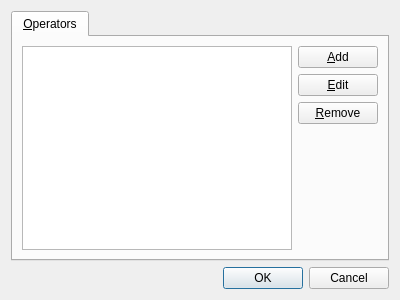
<?xml version="1.0" encoding="UTF-8"?>
<ui version="4.0">
 <author>Bernhard Arnold</author>
 <class>PreferencesDialog</class>
 <widget class="QDialog" name="PreferencesDialog">
  <property name="geometry">
   <rect>
    <x>0</x>
    <y>0</y>
    <width>400</width>
    <height>300</height>
   </rect>
  </property>
  <property name="windowTitle">
   <string>Preferences</string>
  </property>
  <property name="modal">
   <bool>true</bool>
  </property>
  <layout class="QGridLayout" name="gridLayout">
   <item row="0" column="0">
    <widget class="QTabWidget" name="tabWidget">
     <property name="currentIndex">
      <number>0</number>
     </property>
     <widget class="QWidget" name="operatorTab">
      <attribute name="title">
       <string>&amp;Operators</string>
      </attribute>
      <layout class="QGridLayout" name="gridLayout_2">
       <item row="0" column="0" rowspan="4">
        <widget class="QListWidget" name="operatorListWidget"/>
       </item>
       <item row="3" column="1">
        <spacer name="verticalSpacer">
         <property name="orientation">
          <enum>Qt::Vertical</enum>
         </property>
         <property name="sizeHint" stdset="0">
          <size>
           <width>20</width>
           <height>103</height>
          </size>
         </property>
        </spacer>
       </item>
       <item row="0" column="1">
        <widget class="QPushButton" name="addOperatorPushButton">
         <property name="sizePolicy">
          <sizepolicy hsizetype="Preferred" vsizetype="Fixed">
           <horstretch>0</horstretch>
           <verstretch>0</verstretch>
          </sizepolicy>
         </property>
         <property name="text">
          <string>&amp;Add</string>
         </property>
        </widget>
       </item>
       <item row="1" column="1">
        <widget class="QPushButton" name="editOperatorPushButton">
         <property name="sizePolicy">
          <sizepolicy hsizetype="Preferred" vsizetype="Fixed">
           <horstretch>0</horstretch>
           <verstretch>0</verstretch>
          </sizepolicy>
         </property>
         <property name="text">
          <string>&amp;Edit</string>
         </property>
        </widget>
       </item>
       <item row="2" column="1">
        <widget class="QPushButton" name="removeOperatorPushButton">
         <property name="sizePolicy">
          <sizepolicy hsizetype="Preferred" vsizetype="Fixed">
           <horstretch>0</horstretch>
           <verstretch>0</verstretch>
          </sizepolicy>
         </property>
         <property name="text">
          <string>&amp;Remove</string>
         </property>
        </widget>
       </item>
      </layout>
     </widget>
    </widget>
   </item>
   <item row="1" column="0">
    <widget class="QDialogButtonBox" name="buttonBox">
     <property name="orientation">
      <enum>Qt::Horizontal</enum>
     </property>
     <property name="standardButtons">
      <set>QDialogButtonBox::Cancel|QDialogButtonBox::Ok</set>
     </property>
    </widget>
   </item>
  </layout>
 </widget>
 <resources/>
 <connections>
  <connection>
   <sender>buttonBox</sender>
   <signal>accepted()</signal>
   <receiver>PreferencesDialog</receiver>
   <slot>accept()</slot>
   <hints>
    <hint type="sourcelabel">
     <x>248</x>
     <y>254</y>
    </hint>
    <hint type="destinationlabel">
     <x>157</x>
     <y>274</y>
    </hint>
   </hints>
  </connection>
  <connection>
   <sender>buttonBox</sender>
   <signal>rejected()</signal>
   <receiver>PreferencesDialog</receiver>
   <slot>reject()</slot>
   <hints>
    <hint type="sourcelabel">
     <x>316</x>
     <y>260</y>
    </hint>
    <hint type="destinationlabel">
     <x>286</x>
     <y>274</y>
    </hint>
   </hints>
  </connection>
  <connection>
   <sender>addOperatorPushButton</sender>
   <signal>clicked()</signal>
   <receiver>PreferencesDialog</receiver>
   <slot>addOperator()</slot>
   <hints>
    <hint type="sourcelabel">
     <x>337</x>
     <y>58</y>
    </hint>
    <hint type="destinationlabel">
     <x>199</x>
     <y>149</y>
    </hint>
   </hints>
  </connection>
  <connection>
   <sender>editOperatorPushButton</sender>
   <signal>clicked()</signal>
   <receiver>PreferencesDialog</receiver>
   <slot>editOperator()</slot>
   <hints>
    <hint type="sourcelabel">
     <x>337</x>
     <y>90</y>
    </hint>
    <hint type="destinationlabel">
     <x>199</x>
     <y>149</y>
    </hint>
   </hints>
  </connection>
  <connection>
   <sender>removeOperatorPushButton</sender>
   <signal>clicked()</signal>
   <receiver>PreferencesDialog</receiver>
   <slot>removeOperator()</slot>
   <hints>
    <hint type="sourcelabel">
     <x>337</x>
     <y>122</y>
    </hint>
    <hint type="destinationlabel">
     <x>199</x>
     <y>149</y>
    </hint>
   </hints>
  </connection>
 </connections>
 <slots>
  <slot>addOperator()</slot>
  <slot>editOperator()</slot>
  <slot>removeOperator()</slot>
 </slots>
</ui>
